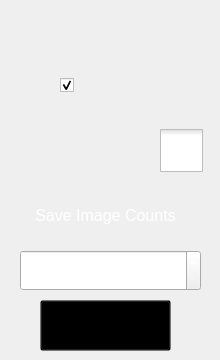
          <widget class="QWidget" name="SCT_CT_Grabbing_TB">
           <property name="styleSheet">
            <string notr="true">#SCT_CT_Grabbing_TB{
border-image: url(:/Tivanex - App Ui - Preform/Tivanex - App Ui 04 - Page 2-2-1/Rectangle 208.svg);
        background-image: url(:/Tivanex - App Ui - Preform/Bg/Bg.png);
}</string>
           </property>
           <attribute name="title">
            <string>GRABBING</string>
           </attribute>
           <widget class="QPushButton" name="SCT_CT_GRB_StartStop_PB">
            <property name="geometry">
             <rect>
              <x>40</x>
              <y>300</y>
              <width>131</width>
              <height>51</height>
             </rect>
            </property>
            <property name="styleSheet">
             <string notr="true">image: url(:/Tivanex - App Ui - Preform/Tivanex - App Ui 04 - Page 2-2-2/Group 406.svg);
background-color: transparent;
</string>
            </property>
            <property name="text">
             <string/>
            </property>
           </widget>
           <widget class="QCheckBox" name="SCT_CT_GRB_checkBox">
            <property name="geometry">
             <rect>
              <x>160</x>
              <y>125</y>
              <width>51</width>
              <height>51</height>
             </rect>
            </property>
            <property name="styleSheet">
             <string notr="true">QCheckBox::indicator:unchecked {
        border-image: url(:/Tivanex - App Ui - Preform/Tivanex - App Ui 04 - Page 2-2-2/Squircle.svg);
}
QCheckBox::indicator:checked {

        image: url(:/Tivanex - App Ui - Preform/Tivanex - App Ui 04 - Page 2-2-2/Group 497.svg);
}
QCheckBox::indicator{
width : 43px;
height : 43 px;
}</string>
            </property>
            <property name="text">
             <string/>
            </property>
           </widget>
           <widget class="QSpinBox" name="SCT_CT_GRB_spinbox">
            <property name="geometry">
             <rect>
              <x>20</x>
              <y>250</y>
              <width>181</width>
              <height>41</height>
             </rect>
            </property>
            <property name="font">
             <font>
              <family>Segoe UI</family>
              <pointsize>16</pointsize>
             </font>
            </property>
            <property name="styleSheet">
             <string notr="true">QSpinBox{
        border-image: url(:/Tivanex - App Ui - Preform/Bg/Bg.png);
	color: rgb(255, 255, 255);
}

QSpinBox::down-button {
        image: url(:/Tivanex - App Ui - Preform/Tivanex - App Ui 04 - Page 2-1/Up-1.svg);
    subcontrol-position:  center right;
    width: 40px;
    height: 40px;
}
QSpinBox::up-button {
        image: url(:/Tivanex - App Ui - Preform/Tivanex - App Ui 04 - Page 2-1/Up-2.svg);
    subcontrol-position: center left;
    width: 40px;
    height: 40px;

}
</string>
            </property>
            <property name="alignment">
             <set>Qt::AlignmentFlag::AlignCenter</set>
            </property>
            <property name="maximum">
             <number>999</number>
            </property>
           </widget>
           <widget class="QLabel" name="label_47">
            <property name="geometry">
             <rect>
              <x>10</x>
              <y>130</y>
              <width>142</width>
              <height>43</height>
             </rect>
            </property>
            <property name="font">
             <font>
              <pointsize>14</pointsize>
             </font>
            </property>
            <property name="styleSheet">
             <string notr="true">image: url(:/Tivanex - App Ui - Preform/Tivanex - App Ui 04 - Page 2-2-2/Group 404.svg);
color: rgb(255, 255, 255);</string>
            </property>
            <property name="text">
             <string/>
            </property>
           </widget>
           <widget class="QLabel" name="label_48">
            <property name="geometry">
             <rect>
              <x>20</x>
              <y>200</y>
              <width>171</width>
              <height>31</height>
             </rect>
            </property>
            <property name="font">
             <font>
              <pointsize>12</pointsize>
             </font>
            </property>
            <property name="styleSheet">
             <string notr="true">color: rgb(255, 255, 255);</string>
            </property>
            <property name="text">
             <string>Save Image Counts</string>
            </property>
            <property name="alignment">
             <set>Qt::AlignmentFlag::AlignCenter</set>
            </property>
           </widget>
           <widget class="QCheckBox" name="cameraconnection_CHB">
            <property name="geometry">
             <rect>
              <x>60</x>
              <y>70</y>
              <width>111</width>
              <height>31</height>
             </rect>
            </property>
            <property name="styleSheet">
             <string notr="true">
QCheckBox::indicator:unchecked {
        image: url(:/Tivanex - App Ui - Preform/CAMERA Connection/Group 498.svg);
}
QCheckBox::indicator:checked {
        image: url(:/Tivanex - App Ui - Preform/CAMERA Connection/Group 499.svg);
}
QCheckBox::indicator{
width : 108px;
height : 24 px;
}
background-color: transparent;</string>
            </property>
            <property name="text">
             <string/>
            </property>
            <property name="checked">
             <bool>true</bool>
            </property>
           </widget>
           <widget class="QLabel" name="label_25">
            <property name="geometry">
             <rect>
              <x>5</x>
              <y>40</y>
              <width>206</width>
              <height>44</height>
             </rect>
            </property>
            <property name="styleSheet">
             <string notr="true">image: url(:/Tivanex - App Ui - Preform/CAMERA Connection/Group 483.svg);
color: rgb(255, 255, 255);</string>
            </property>
            <property name="text">
             <string/>
            </property>
           </widget>
           <zorder>SCT_CT_GRB_StartStop_PB</zorder>
           <zorder>SCT_CT_GRB_checkBox</zorder>
           <zorder>SCT_CT_GRB_spinbox</zorder>
           <zorder>label_47</zorder>
           <zorder>label_48</zorder>
           <zorder>label_25</zorder>
           <zorder>cameraconnection_CHB</zorder>
          </widget>
